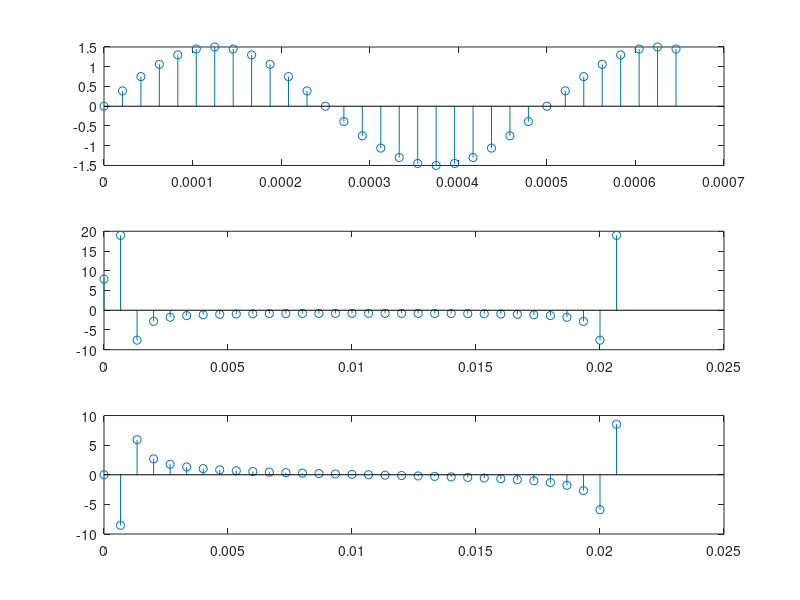

MATLAB code for this plot:
clc;
clear;
clear all;
N     =  32;
n     =  (0:1:N-1);
fs    =  48000;
f1    =  2000;
t     =  (0:1:N-1)*1/fs;
x     =   1.5*sin(2*pi*(f1/fs)*n);
xINT  =   floor(2^8*x);
subplot(3,1,1);
stem(t,x);
y     =   fft(x);
yAbs  =   abs(y);
f     =   (0:1:N-1)*N/fs;
subplot(3,1,2);
stem(f,y);
subplot(3,1,3);
stem(f,imag(y));

x
xINT;
y;